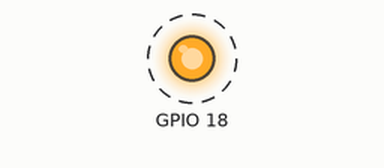
This program was run on a simulated Raspberry Pi (BCM pin numbers). Shown: output pins drawn as LEDs (lit = HIGH). Dashed ring = blinking.

Above: at 0.5 s.
Timing chart, 0 to 3.0 s (numbered marks = the images above):
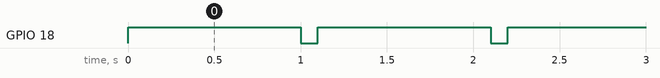

Measured:
- by itself, GPIO 18: alternates HIGH for 1.0 s and LOW for 0.10 s

The program:

ledBlink.py
```python
import RPi.GPIO as GPIO
import time
GPIO.setwarnings(False)   #Disable warnings for any not reset pins
GPIO.setmode(GPIO.BCM)    #Allow ARM processor to access GPIO
GPIO.setup(18, GPIO.OUT)  #set pin 18 to output

#Make LED blink
while True:
    GPIO.output(18, True)
    time.sleep(1)
    GPIO.output(18, False)
    time.sleep(.1)
```
